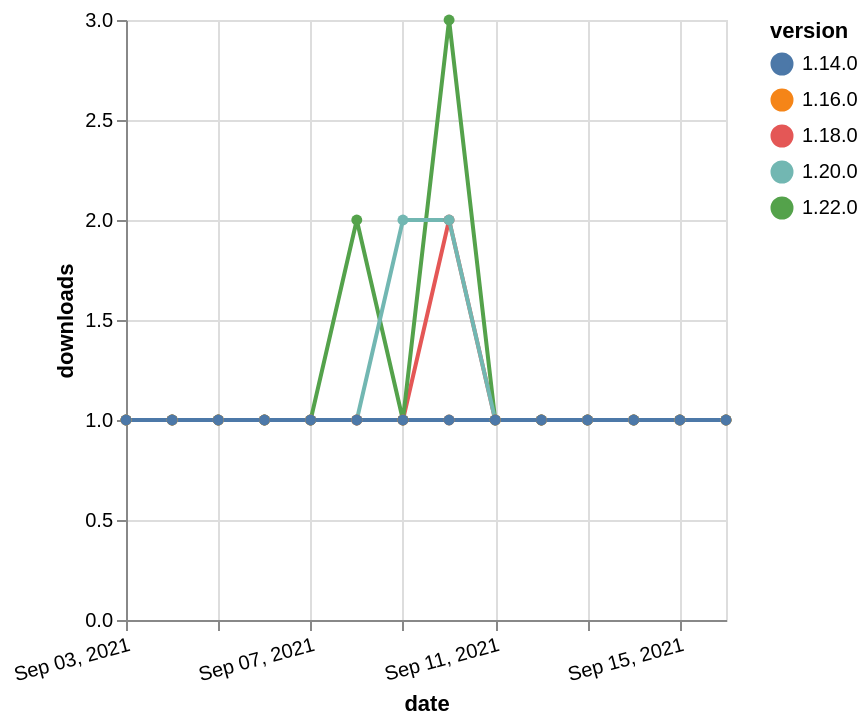

Write the Vega-Lite specification saved for this chart.
### Vega-Lite specification from a JSON file in a GitHub repository (floating-point values rounded to 4 significant figures)
{"$schema": "https://vega.github.io/schema/vega-lite/v5.json", "description": "A simple bar chart with embedded data.", "data": {"values": [{"date": "2021-09-03", "total": 169, "delta": 1, "version": "1.18.0"}, {"date": "2021-09-04", "total": 170, "delta": 1, "version": "1.18.0"}, {"date": "2021-09-05", "total": 171, "delta": 1, "version": "1.18.0"}, {"date": "2021-09-06", "total": 172, "delta": 1, "version": "1.18.0"}, {"date": "2021-09-07", "total": 173, "delta": 1, "version": "1.18.0"}, {"date": "2021-09-08", "total": 174, "delta": 1, "version": "1.18.0"}, {"date": "2021-09-09", "total": 175, "delta": 1, "version": "1.18.0"}, {"date": "2021-09-10", "total": 177, "delta": 2, "version": "1.18.0"}, {"date": "2021-09-11", "total": 178, "delta": 1, "version": "1.18.0"}, {"date": "2021-09-12", "total": 179, "delta": 1, "version": "1.18.0"}, {"date": "2021-09-13", "total": 180, "delta": 1, "version": "1.18.0"}, {"date": "2021-09-14", "total": 181, "delta": 1, "version": "1.18.0"}, {"date": "2021-09-15", "total": 182, "delta": 1, "version": "1.18.0"}, {"date": "2021-09-16", "total": 183, "delta": 1, "version": "1.18.0"}, {"date": "2021-09-03", "total": 154, "delta": 1, "version": "1.22.0"}, {"date": "2021-09-04", "total": 155, "delta": 1, "version": "1.22.0"}, {"date": "2021-09-05", "total": 156, "delta": 1, "version": "1.22.0"}, {"date": "2021-09-06", "total": 157, "delta": 1, "version": "1.22.0"}, {"date": "2021-09-07", "total": 158, "delta": 1, "version": "1.22.0"}, {"date": "2021-09-08", "total": 160, "delta": 2, "version": "1.22.0"}, {"date": "2021-09-09", "total": 161, "delta": 1, "version": "1.22.0"}, {"date": "2021-09-10", "total": 164, "delta": 3, "version": "1.22.0"}, {"date": "2021-09-11", "total": 165, "delta": 1, "version": "1.22.0"}, {"date": "2021-09-12", "total": 166, "delta": 1, "version": "1.22.0"}, {"date": "2021-09-13", "total": 167, "delta": 1, "version": "1.22.0"}, {"date": "2021-09-14", "total": 168, "delta": 1, "version": "1.22.0"}, {"date": "2021-09-15", "total": 169, "delta": 1, "version": "1.22.0"}, {"date": "2021-09-16", "total": 170, "delta": 1, "version": "1.22.0"}, {"date": "2021-09-03", "total": 151, "delta": 1, "version": "1.20.0"}, {"date": "2021-09-04", "total": 152, "delta": 1, "version": "1.20.0"}, {"date": "2021-09-05", "total": 153, "delta": 1, "version": "1.20.0"}, {"date": "2021-09-06", "total": 154, "delta": 1, "version": "1.20.0"}, {"date": "2021-09-07", "total": 155, "delta": 1, "version": "1.20.0"}, {"date": "2021-09-08", "total": 156, "delta": 1, "version": "1.20.0"}, {"date": "2021-09-09", "total": 158, "delta": 2, "version": "1.20.0"}, {"date": "2021-09-10", "total": 160, "delta": 2, "version": "1.20.0"}, {"date": "2021-09-11", "total": 161, "delta": 1, "version": "1.20.0"}, {"date": "2021-09-12", "total": 162, "delta": 1, "version": "1.20.0"}, {"date": "2021-09-13", "total": 163, "delta": 1, "version": "1.20.0"}, {"date": "2021-09-14", "total": 164, "delta": 1, "version": "1.20.0"}, {"date": "2021-09-15", "total": 165, "delta": 1, "version": "1.20.0"}, {"date": "2021-09-16", "total": 166, "delta": 1, "version": "1.20.0"}, {"date": "2021-09-03", "total": 173, "delta": 1, "version": "1.16.0"}, {"date": "2021-09-04", "total": 174, "delta": 1, "version": "1.16.0"}, {"date": "2021-09-05", "total": 175, "delta": 1, "version": "1.16.0"}, {"date": "2021-09-06", "total": 176, "delta": 1, "version": "1.16.0"}, {"date": "2021-09-07", "total": 177, "delta": 1, "version": "1.16.0"}, {"date": "2021-09-08", "total": 178, "delta": 1, "version": "1.16.0"}, {"date": "2021-09-09", "total": 179, "delta": 1, "version": "1.16.0"}, {"date": "2021-09-10", "total": 180, "delta": 1, "version": "1.16.0"}, {"date": "2021-09-11", "total": 181, "delta": 1, "version": "1.16.0"}, {"date": "2021-09-12", "total": 182, "delta": 1, "version": "1.16.0"}, {"date": "2021-09-13", "total": 183, "delta": 1, "version": "1.16.0"}, {"date": "2021-09-14", "total": 184, "delta": 1, "version": "1.16.0"}, {"date": "2021-09-15", "total": 185, "delta": 1, "version": "1.16.0"}, {"date": "2021-09-16", "total": 186, "delta": 1, "version": "1.16.0"}, {"date": "2021-09-03", "total": 218, "delta": 1, "version": "1.14.0"}, {"date": "2021-09-04", "total": 219, "delta": 1, "version": "1.14.0"}, {"date": "2021-09-05", "total": 220, "delta": 1, "version": "1.14.0"}, {"date": "2021-09-06", "total": 221, "delta": 1, "version": "1.14.0"}, {"date": "2021-09-07", "total": 222, "delta": 1, "version": "1.14.0"}, {"date": "2021-09-08", "total": 223, "delta": 1, "version": "1.14.0"}, {"date": "2021-09-09", "total": 224, "delta": 1, "version": "1.14.0"}, {"date": "2021-09-10", "total": 225, "delta": 1, "version": "1.14.0"}, {"date": "2021-09-11", "total": 226, "delta": 1, "version": "1.14.0"}, {"date": "2021-09-12", "total": 227, "delta": 1, "version": "1.14.0"}, {"date": "2021-09-13", "total": 228, "delta": 1, "version": "1.14.0"}, {"date": "2021-09-14", "total": 229, "delta": 1, "version": "1.14.0"}, {"date": "2021-09-15", "total": 230, "delta": 1, "version": "1.14.0"}, {"date": "2021-09-16", "total": 231, "delta": 1, "version": "1.14.0"}]}, "width": "container", "mark": {"type": "line", "point": {"filled": true}}, "encoding": {"x": {"field": "date", "type": "temporal", "timeUnit": "yearmonthdate", "title": "date", "axis": {"labelAngle": -15}}, "y": {"field": "delta", "type": "quantitative", "title": "downloads"}, "color": {"field": "version", "type": "nominal"}, "tooltip": {"field": "delta"}}}
